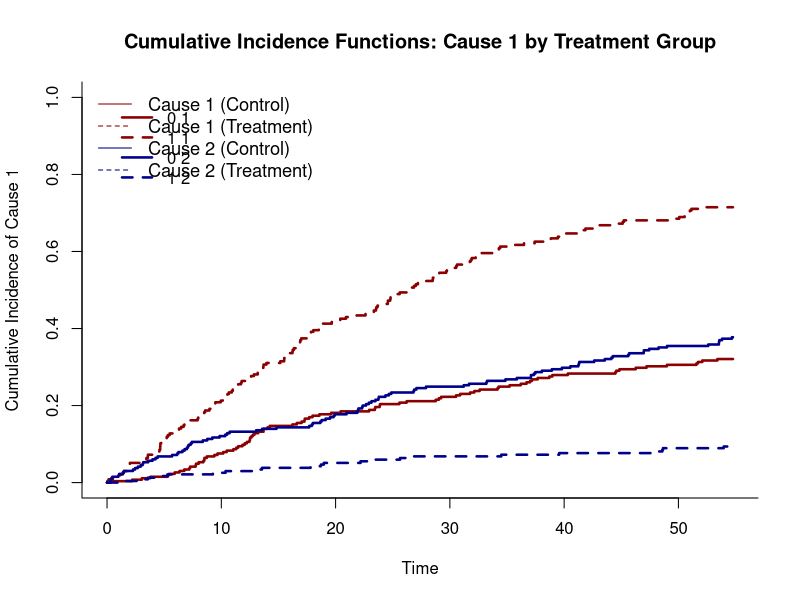

Source code (R):
library(survival)
library(cmprsk)

set.seed(42)
n <- 500

# Simulate covariates
treatment <- rbinom(n, 1, 0.5)
age <- rnorm(n, mean = 65, sd = 10)

# Simulate competing risks with OPPOSITE treatment effects
# Cause 1 (primary): treatment INCREASES risk
lambda1 <- 0.010 * exp(0.9 * treatment + 0.015 * (age - 65))
T1 <- rexp(n, rate = lambda1)

# Cause 2 (competing): treatment DECREASES risk (protective)
# This creates strong competition
lambda2 <- 0.012 * exp(-0.8 * treatment + 0.010 * (age - 65))
T2 <- rexp(n, rate = lambda2)

# Observed time is the minimum; event indicates which cause occurred first
time <- pmin(T1, T2)
cause <- ifelse(T1 < T2, 1, 2)

# Add administrative censoring at 75th percentile
tau <- quantile(time, 0.75)
event <- ifelse(time <= tau, cause, 0)
time <- pmin(time, tau)

# Create dataset
data <- data.frame(time = time, event = event, treatment = treatment, age = age)

cat("=== Competing Risks Simulation (Opposite Treatment Effects) ===\n")
cat("Subjects:", n, "\n")
cat("Cause 1 events:", sum(event == 1), "\n")
cat("Cause 2 events:", sum(event == 2), "\n")
cat("Censored:", sum(event == 0), "\n\n")

# ============================================
# APPROACH 1: Cause-Specific Cox Regression
# ============================================
# Treats cause 2 as censoring (ignores competing risk)
cs_cox <- coxph(Surv(time, event == 1) ~ treatment + age, data = data)

cat("CAUSE-SPECIFIC COX MODEL FOR CAUSE 1\n")
cat("(treats cause 2 as censoring)\n")
print(summary(cs_cox))
cs_hr_treatment <- exp(coef(cs_cox)["treatment"])
cat("\nTreatment HR (cause-specific):", round(cs_hr_treatment, 4), "\n\n")

# ============================================
# APPROACH 2: Fine-Gray Model
# ============================================
# Accounts for competing risk via subdistribution hazard
fg_model <- crr(ftime = data$time,
                fstatus = data$event,
                cov1 = data[, c("treatment", "age")])

cat("FINE-GRAY MODEL FOR CAUSE 1\n")
cat("(accounts for competing risk via subdistribution hazard)\n")
cat("\nCoefficients:\n")
print(fg_model$coef)
cat("\nHazard Ratios:\n")
print(exp(fg_model$coef))
fg_hr_treatment <- exp(fg_model$coef["treatment"])
cat("\nTreatment HR (Fine-Gray):", round(fg_hr_treatment, 4), "\n\n")

# ============================================
# COMPARISON
# ============================================
cat("=== COMPARISON ===\n")
cat("Cause-specific Cox HR:  ", round(cs_hr_treatment, 4), "\n")
cat("Fine-Gray HR:           ", round(fg_hr_treatment, 4), "\n")
cat("Difference in HR:       ", round(cs_hr_treatment - fg_hr_treatment, 4), "\n")
cat("Percent difference:     ", round(100 * (cs_hr_treatment - fg_hr_treatment) / fg_hr_treatment, 1), "%\n\n")

cat("WHY THEY DIFFER:\n")
cat("- Cause-specific Cox: Treatment increases cause 1 hazard (HR=", round(cs_hr_treatment, 3), ")\n")
cat("  but IGNORES that treatment decreases cause 2 (competing event)\n\n")
cat("- Fine-Gray: Accounts for the fact that reduced cause 2 means\n")
cat("  LESS COMPETITION for cause 1, AMPLIFYING the effect (HR=", round(fg_hr_treatment, 3), ")\n\n")
cat("INTERPRETATION:\n")
cat("Because treatment protects against cause 2, fewer treated subjects\n")
cat("are 'removed' by competing risk, so more end up with cause 1.\n")
cat("The cumulative incidence effect is LARGER than the\n")
cat("instantaneous hazard effect because of reduced competition.\n\n")

# ============================================
# PLOT CUMULATIVE INCIDENCE FUNCTIONS
# ============================================
cat("Generating cumulative incidence plot...\n")

# Compute non-parametric CIFs by treatment group
cifs <- cuminc(ftime = data$time, fstatus = data$event, group = data$treatment)

png("competing_risks_cif_plot.png", width = 10, height = 6, units = "in", res = 120)
plot(cifs,
     main = "Cumulative Incidence Functions: Cause 1 by Treatment Group",
     xlab = "Time",
     ylab = "Cumulative Incidence of Cause 1",
     lty = c(1, 2, 1, 2),
     col = c("darkred", "darkred", "darkblue", "darkblue"),
     lwd = 2.5)
legend("topleft",
       legend = c("Cause 1 (Control)", "Cause 1 (Treatment)",
                  "Cause 2 (Control)", "Cause 2 (Treatment)"),
       lty = c(1, 2, 1, 2),
       col = c("darkred", "darkred", "darkblue", "darkblue"),
       bty = "n",
       cex = 1.1)
dev.off()

cat("\nPlot saved to competing_risks_cif_plot.png\n")
cat("\nKEY TAKEAWAY:\n")
cat("The CURVES (cumulative incidence by group) reflect the Fine-Gray effect.\n")
cat("Treatment lowers cause 1 CIF because of competition from a protective effect on cause 2.\n")
